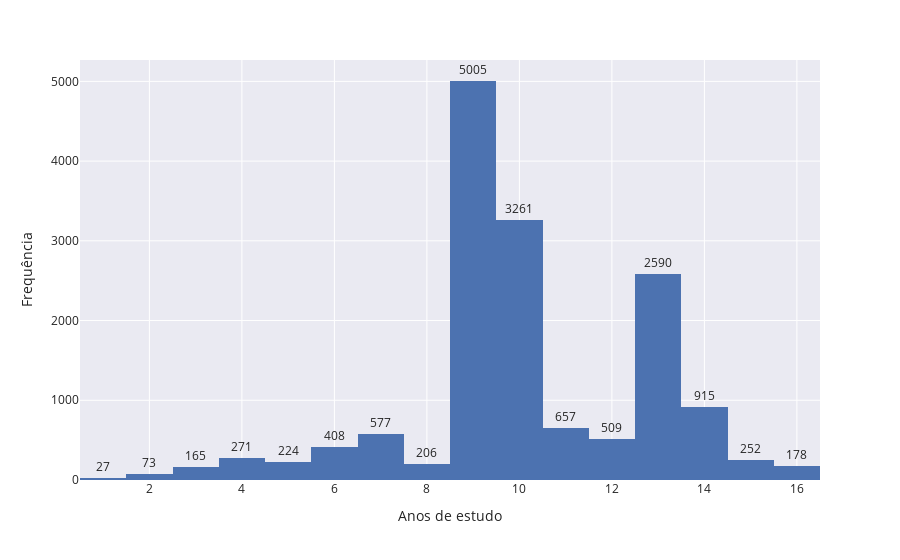

The cell this chart's notebook holds for it:
### Code cell
import streamlit as st
import plotly.express as px

# Suponha que você já tenha a variável "filtered_data" com os dados filtrados

# Calcular a contagem de valores
contagem_valores = data['numero_da_educacao'].value_counts().sort_index().values

# Adicionar valores formatados como rótulos
labels = [f"{x}\n{n}" for x, n in zip(data['numero_da_educacao'].value_counts().sort_index().index, contagem_valores)]

    
# Criar o gráfico de histograma
fig = px.histogram(
    data, 
    x='numero_da_educacao',
    labels={'numero_da_educacao': 'Anos de estudo'},
    template="seaborn",
    )
    
 # Adicionar os rótulos como textos personalizados nas barras
fig.update_traces(text=data.numero_da_educacao.value_counts().sort_index().values, textposition='outside')
    
# Nomear o eixo Y
fig.update_yaxes(title_text='Frequência')
    
# Mostrar o gráfico no Streamlit
fig.show(height = 200)

### Figure 1 — Plotly figure (JSON) as saved in the notebook; plotly's stock layout.template omitted (floating-point values rounded to 4 significant figures; data arrays with more than 128 entries replaced by an {"elided": "..."} marker saying what was removed)
{"data": [{"alignmentgroup": "True", "bingroup": "x", "hovertemplate": "Anos de estudo=%{x}<br>count=%{y}<extra></extra>", "legendgroup": "", "marker": {"color": "rgb(76,114,176)", "pattern": {"shape": ""}}, "name": "", "offsetgroup": "", "orientation": "v", "showlegend": false, "text": [27, 73, 165, 271, 224, 408, 577, 206, 5005, 3261, 657, 509, 2590, 915, 252, 178], "textposition": "outside", "type": "histogram", "x": {"elided": "15318 int values"}, "xaxis": "x", "yaxis": "y"}], "layout": {"autosize": true, "barmode": "relative", "legend": {"tracegroupgap": 0}, "margin": {"t": 60}, "xaxis": {"anchor": "y", "autorange": true, "domain": [0, 1], "range": [0.5, 16.5], "title": {"text": "Anos de estudo"}, "type": "linear"}, "yaxis": {"anchor": "x", "autorange": true, "domain": [0, 1], "range": [0, 5268.0], "title": {"text": "Frequência"}}}}
